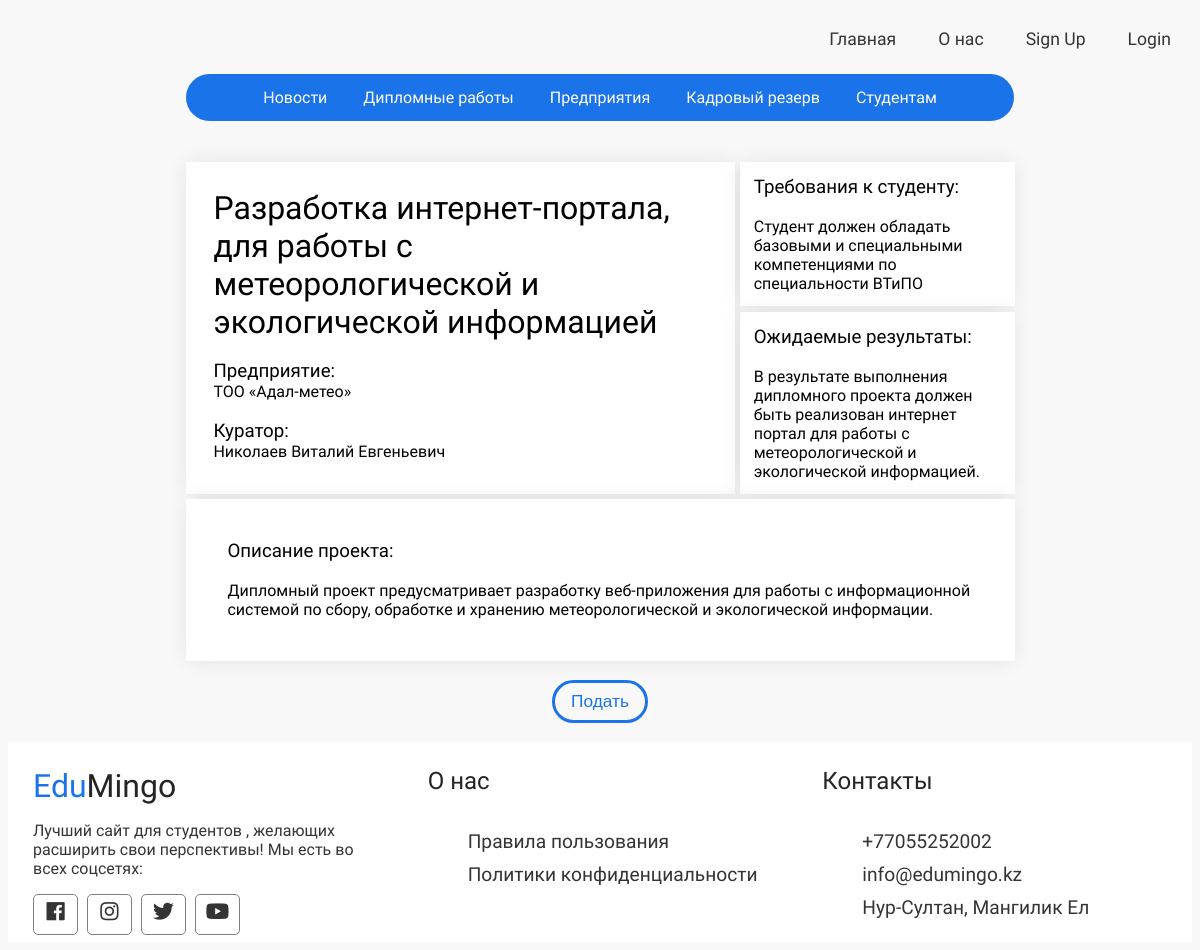
Screenshot of /singlediploma.php?id=52 with the database file from the repository.
### tables this page shows
CREATE TABLE `diplomas` (
  `id` int(11) NOT NULL,
  `user_id` int(11) NOT NULL,
  `faculty_id` int(11) DEFAULT NULL,
  `location` varchar(255) NOT NULL,
  `mentor` varchar(255) NOT NULL,
  `dcompany` varchar(255) NOT NULL,
  `title` varchar(255) NOT NULL,
  `description` text NOT NULL,
  `results` text NOT NULL,
  `requirements` text NOT NULL,
  `published` tinyint(4) NOT NULL,
  `status` varchar(16) NOT NULL,
  `created_at` datetime NOT NULL DEFAULT current_timestamp()
);

### app/database/db.php (called while the page is built, shortened)
<?php
require('connect.php');
function executeQuery($sql, $data)
{
    global $conn;
    $stmt = $conn->prepare($sql);
    $values = array_values($data);
    $types = str_repeat('s', count($values));
    $stmt->bind_param($types, ...$values);
    $stmt->execute();
    return $stmt;
}
function selectAll($table, $conditions = [])
{
    global $conn;
    $sql = "SELECT * FROM $table";
    if (empty($conditions)) {
        $stmt = $conn->prepare($sql);
        $stmt->execute();
        $records = $stmt->get_result()->fetch_all(MYSQLI_ASSOC);
        return $records;
    } else {
        $i = 0;
        foreach ($conditions as $key => $value) {
            if ($i === 0) {
                $sql = $sql . " WHERE $key=?";
            } else {
                $sql = $sql . " AND $key=?";
            }
            $i++;
        }
        $stmt = executeQuery($sql, $conditions);
        $records = $stmt->get_result()->fetch_all(MYSQLI_ASSOC);
        return $records;
    }
}
function selectOne($table, $conditions)
{
    $sql = "SELECT * FROM $table";
    $i = 0;
    foreach ($conditions as $key => $value) {
        if ($i === 0) {
            $sql = $sql . " WHERE $key=?";
        } else {
            $sql = $sql . " AND $key=?";
        }
        $i++;
    }
    $sql = $sql . " LIMIT 1";
    $stmt = executeQuery($sql, $conditions);
    $records = $stmt->get_result()->fetch_assoc();
    return $records;
}

### singlediploma.php (the view, shortened to what this page needs)
<?php include("path.php"); ?> <?php include(ROOT_PATH . '/app/controllers/diplomas.php');
if (isset($_GET['id'])) {
  $post = selectOne('diplomas', ['id' => $_GET['id']]);
}
$posts = selectAll('diplomas', ['published' => 1]);
?>
<!DOCTYPE html>
<html lang="en">
  <head>
    <link href="https://unpkg.com/aos@2.3.1/dist/aos.css" rel="stylesheet">
    <link rel="stylesheet" href="https://use.fontawesome.com/releases/v5.7.2/css/all.css">
    <link rel="stylesheet" href="assets/css/style.css">
    <link rel="stylesheet" href="assets/css/main-pages/diploma.css">
  </head>
  <body>
    <script async defer src="https://connect.facebook.net/en_US/sdk.js#xfbml=1&version=v3.2&appId=285071545181837&autoLogAppEvents=1"></script> <?php include(ROOT_PATH . "/app/includes/header.php"); ?>
    <div class="main-content-wrapper">
      <div class="single">
      </div>
      <div class="angry-grid">
        <div class="diploma-single-post-container aos aos--first" data-aos="zoom-in" data-aos-delay="0" data-aos-offset="0" id="item-0">
          <div class="title"> <?php echo $post['title']; ?> </div>
          <br>
          <div class="diploma-single-grid ">
            <div>
              <h3>Предприятие:</h3>
            </div>
            <div> <?php echo html_entity_decode($post['dcompany']); ?> </div>
          </div>
          <br>
          <div class="diploma-single-grid">
            <div>
              <h3>Куратор:</h3>
            </div>
            <div> <?php echo html_entity_decode($post['mentor']); ?> </div>
          </div>
        </div>
        <div class="diploma-single-post-container aos aos--first" data-aos="zoom-in" data-aos-delay="50" data-aos-offset="0" data-aos-once="true" id="item-1">
          <div class="diploma-single-grid">
            <h3>Требования к студенту:</h3>
            <br> <?php echo html_entity_decode($post['requirements']); ?>
          </div>
        </div>
        <div class="diploma-single-post-container aos aos--first" data-aos="zoom-in" data-aos-delay="100" data-aos-offset="0" data-aos-once="true" id="item-2">
          <div class="diploma-single-grid">
            <h3>Ожидаемые результаты:</h3>
            <br> <?php echo html_entity_decode($post['results']); ?>
          </div>
        </div>
        <div class="diploma-single-post-container aos aos--first" data-aos="zoom-in" data-aos-delay="150" data-aos-offset="0" data-aos-once="true" id="item-3">
          <div class="diploma-single-grid">
            <h3>Описание проекта:</h3>
            <br> <?php echo html_entity_decode($post['description']); ?>
          </div>
        </div>
      </div>
      <br>
     <center>
     <?php if(!$_SESSION['admin'] and !$_SESSION['company']): ?>
     <form  method="post" action="apply-request.php" >
         <button type="submit" class ="btn btn-read-more ">Подать</button>
          </form>
        <br>
        <?php endif; ?>
        </center>
    </div>
     <?php include(ROOT_PATH . "/app/includes/footer.php"); ?>
  </body>
</html>

### assets/css/style.css (style rules this page uses)
:root { --primary-color: #1a73e8; --secondary-color:#D9376E; --third-color:#e9e3ff; --misc-color:#438CEA; --text-color:#343434; --page-color:#EFF0F3; }
* { box-sizing: border-box; }
html, body { font-family: 'Ubuntu', sans-serif; background: #f8f8f8; display:flex; flex-direction:column; }
h1, h2, h3, h4, h5, h6 { font-weight: lighter; margin: 0; }
.btn { padding: 0.5rem 1rem; background:none; color: var(--primary-color); border: 3px solid var(--primary-color); border-radius: 0.25rem; font-size: 1.08em; border-radius: 25px; }
.main-content-wrapper { width: 70%; margin: 0 auto; }
.single { padding-top: 5%; margin: 0 auto; width: 70%; }

### assets/css/main-pages/diploma.css (style rules this page uses)
.diploma-single-post-container { width: 100%; height: auto; padding: 5%; background-color: white; box-shadow: 0px 0px 22px -3px rgba(0,0,0,0.11); }
.diploma-single-grid { font-weight:lighter; display: grid; grid-template-columns: 1fr; grid-template-rows: auto auto; }
.angry-grid { display: grid; grid-template-rows: auto; grid-template-columns: auto; gap: 5px; width: 100%; height: 100%; }
#item-0 { grid-row-start: 1; grid-column-start: 1; grid-row-end: 3; grid-column-end: 3; }
#item-1 { grid-row-start: 1; grid-column-start: 3; grid-row-end: 2; grid-column-end: 4; }
#item-2 { grid-row-start: 2; grid-column-start: 3; grid-row-end: 3; grid-column-end: 4; }
#item-3 { grid-row-start: 3; grid-column-start: 1; grid-row-end: 4; grid-column-end: 4; }
.title { font-size: 32px; font-weight: lighter; }

### rows the page displays
diplomas: title "Разработка интернет-портала, для работы с метеорологической и экологической информацией", dcompany "ТОО «Адал-метео»", mentor "Николаев Виталий Евгеньевич", requirements "Студент должен обладать базовыми и специальными компетенциями по специальности ВТиПО", results "В результате выполнения дипломного проекта должен быть реализован интернет портал для работы с метеорологической и экологической информацией.", description "Дипломный проект предусматривает разработку веб-приложения для работы с информационной системой по сбору, обработке и хранению метеорологической и экологической информации."
